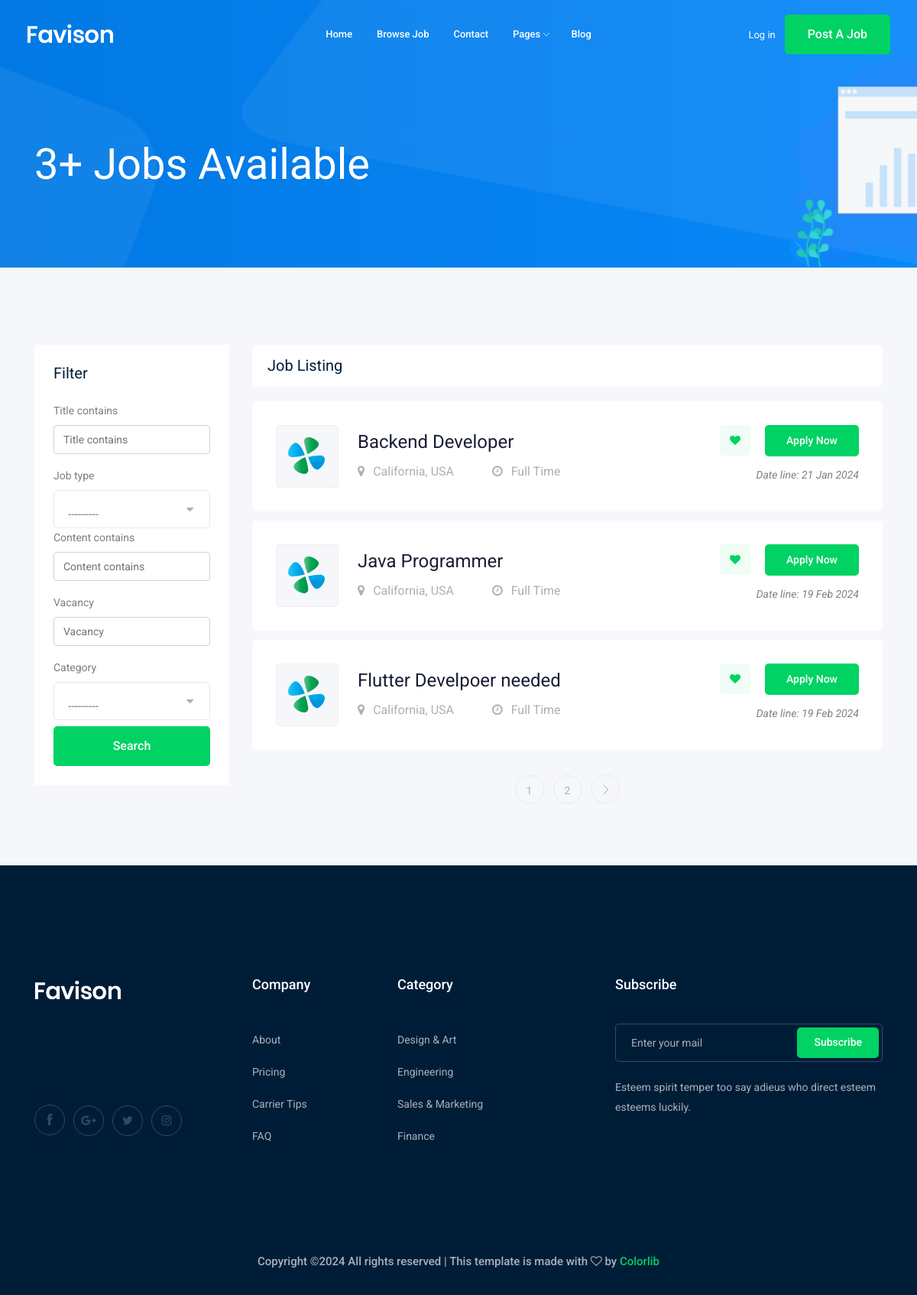
Screenshot of /jobs/ with the database file from the repository.
### job/models.py (models this page shows, shortened)
class Job (models.Model):
    owner = models.ForeignKey(User , verbose_name=("job_owner"), on_delete=models.CASCADE)
    title = models.CharField(max_length=50)
    job_type = models.CharField(max_length=50 , choices = JOB_TYPE)
    content = models.TextField(max_length=1000)
    published_at = models.DateTimeField(auto_now=True)
    vacancy = models.IntegerField(default=1)
    salary = models.IntegerField(default = 0)
    category = models.ForeignKey("Category", on_delete=models.CASCADE)
    image = models.ImageField(upload_to=image_upload)
    slug = models.SlugField(null = True , blank =True)

### job/views.py (the view)
# urls.py: path('',views.job_list, name='job_list'),
def job_list (request):
    job_list = Job.objects.all()
    myfilter = JobFilter(request.GET, queryset=Job.objects.all())
    job_list = myfilter.qs
    paginator = Paginator(job_list , 3)
    page_number = request.GET.get("page")
    page_obj = paginator.get_page(page_number)
    context = {
        'jobs' : page_obj
        ,"myfilter" : myfilter
    }
    return render(request , 'job/job_list.html', context )

### job/models.py (called while the page is built)
    def __str__(self):
        return self.name

### job/templates/job/job_list.html (shortened to what this page needs)
{% extends "base.html" %}
{% load bootstrap4 %}
{% block body %}
    <div class="bradcam_area bradcam_bg_1">
        <div class="container">
            <div class="row">
                <div class="col-xl-12">
                    <div class="bradcam_text">
                        <h3>{{jobs|length}}+ Jobs Available</h3>
                    </div>
                </div>
            </div>
        </div>
    </div>
    <div class="job_listing_area plus_padding">
        <div class="container">
            <div class="row">
                <div class="col-lg-3">
                    <div class="job_filter white-bg">
                        <div class="form_inner white-bg">
                            <h3>Filter</h3>
                            <form method="GET">
                                {% bootstrap_form myfilter.form %}
                                <input type="submit" value ="Search" class="boxed-btn3 w-100 mt-2">
                            </form>
                        </div>
                    </div>
                </div>
                <div class="col-lg-9">
                    <div class="recent_joblist_wrap">
                        <div class="recent_joblist white-bg ">
                            <div class="row align-items-center">
                                <div class="col-md-6">
                                    <h4>Job Listing</h4>
                                </div>
                                <div class="col-md-6">
                                </div>
                            </div>
                        </div>
                    </div>
                    <div class="job_lists m-0">
                        <div class="row">
                            {% for job in jobs  %}
                            <div class="col-lg-12 col-md-12">
                                <div class="single_jobs white-bg d-flex justify-content-between">
                                    <div class="jobs_left d-flex align-items-center">
                                        <div class="thumb">
                                            <img src="img/svg_icon/1.svg" alt="">
                                        </div>
                                        <div class="jobs_conetent">
                                            <a href="{% url "jobs:job_detail" job.slug %}"><h4>{{job.title}}</h4></a>
                                            <div class="links_locat d-flex align-items-center">
                                                <div class="location">
                                                    <p> <i class="fa fa-map-marker"></i> California, USA</p>
                                                </div>
                                                <div class="location">
                                                    <p> <i class="fa fa-clock-o"></i> {{job.job_type}}</p>
                                                </div>
                                            </div>
                                        </div>
                                    </div>
                                    <div class="jobs_right">
                                        <div class="apply_now">
                                            <a class="heart_mark" href="#"> <i class="fa fa-heart"></i> </a>
                                            <a href="{% url 'jobs:job_detail' job.slug %}" class="boxed-btn3">Apply Now</a>
                                        </div>
                                        <div class="date">
                                            <p>Date line: {{job.published_at|date:'d M Y'}}</p>
                                        </div>
                                    </div>
                                </div>
                            </div>
                            {% endfor %}
                        </div>
                        <div class="row">
                            {% if jobs.has_other_pages %}
                            <div class="col-lg-12">
                                <div class="pagination_wrap">
                                    <ul>
                                        {% for i in jobs.paginator.page_range  %}
                                        <li><a href="?page={{i}}"><span>{{i}}</span></a></li>
                                        {% endfor %}
                                        {% if jobs.has_next %}
                                        <li><a href="?page={{jobs.next_page_number}}"> <i class="ti-angle-right"></i> </a></li>
                                        {% endif %}
                                    </ul>
                                </div>
                            </div>
                            {% endif %}
                        </div>
                    </div>
                </div>
            </div>
        </div>
    </div>
    {% endblock body %}

### rows the page displays
Job: title "Backend Developer", job_type "Full Time", published_at "21 Jan 2024"
Job: title "Java Programmer", job_type "Full Time", published_at "19 Feb 2024"
Job: title "Flutter Develpoer needed", job_type "Full Time", published_at "19 Feb 2024"

### other values shown
{{ jobs|length }} "3"
{{ i }} "1" "2"
